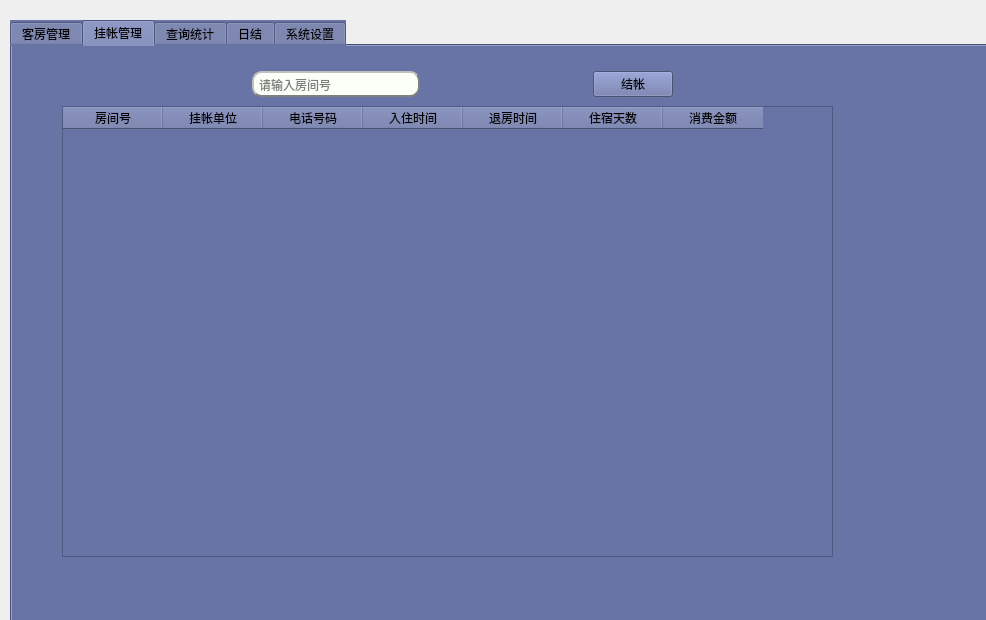
<?xml version="1.0" encoding="UTF-8"?>
<ui version="4.0">
 <class>mainwindow</class>
 <widget class="QWidget" name="mainwindow">
  <property name="geometry">
   <rect>
    <x>0</x>
    <y>0</y>
    <width>986</width>
    <height>620</height>
   </rect>
  </property>
  <property name="windowTitle">
   <string>Form</string>
  </property>
  <property name="styleSheet">
   <string notr="true"/>
  </property>
  <widget class="QTabWidget" name="Tab">
   <property name="enabled">
    <bool>true</bool>
   </property>
   <property name="geometry">
    <rect>
     <x>10</x>
     <y>20</y>
     <width>991</width>
     <height>621</height>
    </rect>
   </property>
   <property name="minimumSize">
    <size>
     <width>400</width>
     <height>400</height>
    </size>
   </property>
   <property name="maximumSize">
    <size>
     <width>1000</width>
     <height>1000</height>
    </size>
   </property>
   <property name="styleSheet">
    <string notr="true">background-color: rgb(104, 115, 166);
</string>
   </property>
   <property name="currentIndex">
    <number>1</number>
   </property>
   <widget class="QWidget" name="tab_2">
    <property name="styleSheet">
     <string notr="true">QPushButton{
	color:rgb(233, 236, 243);
    min-height:20;
    border-style:solid;
    border-top-left-radius:2px;
    border-top-right-radius:2px;
    background: qlineargradient(x1: 0, y1: 0, x2: 0, y2: 1, stop:0 rgb(226,236,241),stop: 0.3 rgb(33,184,150),stop: 1 rgb(29,170,140));
    border:1px;
    border-radius:10px;padding:2px 4px;/*border-radius控制圆角大小*/}
QPushButton:hover{  /*鼠标放上后*/
    color:rgb(233, 236, 243);
    min-height:20;
    border-style:solid;
    border-top-left-radius:2px;
    border-top-right-radius:2px;
    background: qlineargradient(x1: 0, y1: 0, x2: 0, y2: 1, stop:0 rgb(226,236,241),stop: 0.3 rgb(37,189,252),stop: 1 rgb(32,170,240));
    border:1px;
    border-radius:10px;padding:2px 4px;}
QPushButton:pressed{ /*按下按钮后*/
    color:rgb(233, 236, 243);
    min-height:20;
    border-style:solid;
    border-top-left-radius:2px;
    border-top-right-radius:2px;
    background: qlineargradient(x1: 0, y1: 0, x2: 0, y2: 1, stop:0 rgb(226,236,241),stop: 0.3 rgb(38,190,255),stop: 1 rgb(33,184,240));
    border:1px;
    border-radius:10px;padding:2px 4px; };</string>
    </property>
    <attribute name="title">
     <string>客房管理</string>
    </attribute>
    <widget class="QTableWidget" name="controTableWidget">
     <property name="enabled">
      <bool>true</bool>
     </property>
     <property name="geometry">
      <rect>
       <x>10</x>
       <y>60</y>
       <width>921</width>
       <height>451</height>
      </rect>
     </property>
     <property name="editTriggers">
      <set>QAbstractItemView::AnyKeyPressed</set>
     </property>
     <property name="selectionMode">
      <enum>QAbstractItemView::ExtendedSelection</enum>
     </property>
     <property name="selectionBehavior">
      <enum>QAbstractItemView::SelectRows</enum>
     </property>
     <property name="textElideMode">
      <enum>Qt::ElideRight</enum>
     </property>
     <property name="showGrid">
      <bool>true</bool>
     </property>
     <property name="gridStyle">
      <enum>Qt::CustomDashLine</enum>
     </property>
     <property name="sortingEnabled">
      <bool>false</bool>
     </property>
     <attribute name="horizontalHeaderDefaultSectionSize">
      <number>180</number>
     </attribute>
     <attribute name="horizontalHeaderMinimumSectionSize">
      <number>30</number>
     </attribute>
     <attribute name="verticalHeaderDefaultSectionSize">
      <number>100</number>
     </attribute>
     <column>
      <property name="text">
       <string>房间图片</string>
      </property>
     </column>
     <column>
      <property name="text">
       <string>房间号</string>
      </property>
     </column>
     <column>
      <property name="text">
       <string>价格</string>
      </property>
     </column>
     <column>
      <property name="text">
       <string>类型</string>
      </property>
     </column>
     <column>
      <property name="text">
       <string>房间状态</string>
      </property>
     </column>
    </widget>
    <widget class="QWidget" name="layoutWidget">
     <property name="geometry">
      <rect>
       <x>210</x>
       <y>10</y>
       <width>461</width>
       <height>36</height>
      </rect>
     </property>
     <layout class="QHBoxLayout" name="horizontalLayout">
      <item>
       <widget class="QLineEdit" name="findEdit">
        <property name="styleSheet">
         <string notr="true">background-color: rgb(251, 255, 248);
border-style:outset;
border-width:2px;
border-radius:10px;
border-color:gray;
padding:3px;</string>
        </property>
        <property name="placeholderText">
         <string>请输入房间号</string>
        </property>
       </widget>
      </item>
      <item>
       <widget class="QPushButton" name="findBtn">
        <property name="text">
         <string>查询</string>
        </property>
       </widget>
      </item>
      <item>
       <spacer name="horizontalSpacer">
        <property name="orientation">
         <enum>Qt::Horizontal</enum>
        </property>
        <property name="sizeHint" stdset="0">
         <size>
          <width>138</width>
          <height>20</height>
         </size>
        </property>
       </spacer>
      </item>
      <item>
       <widget class="QPushButton" name="outBtn">
        <property name="text">
         <string>注销</string>
        </property>
       </widget>
      </item>
     </layout>
    </widget>
   </widget>
   <widget class="QWidget" name="tab_3">
    <property name="styleSheet">
     <string notr="true">QPushButton{
	color:rgb(233, 236, 243);
    min-height:20;
    border-style:solid;
    border-top-left-radius:2px;
    border-top-right-radius:2px;
    background: qlineargradient(x1: 0, y1: 0, x2: 0, y2: 1, stop:0 rgb(226,236,241),stop: 0.3 rgb(33,184,150),stop: 1 rgb(29,170,140));
    border:1px;
    border-radius:10px;padding:2px 4px;/*border-radius控制圆角大小*/}
QPushButton:hover{  /*鼠标放上后*/
    color:rgb(233, 236, 243);
    min-height:20;
    border-style:solid;
    border-top-left-radius:2px;
    border-top-right-radius:2px;
    background: qlineargradient(x1: 0, y1: 0, x2: 0, y2: 1, stop:0 rgb(226,236,241),stop: 0.3 rgb(37,189,252),stop: 1 rgb(32,170,240));
    border:1px;
    border-radius:10px;padding:2px 4px;}
QPushButton:pressed{ /*按下按钮后*/
    color:rgb(233, 236, 243);
    min-height:20;
    border-style:solid;
    border-top-left-radius:2px;
    border-top-right-radius:2px;
    background: qlineargradient(x1: 0, y1: 0, x2: 0, y2: 1, stop:0 rgb(226,236,241),stop: 0.3 rgb(38,190,255),stop: 1 rgb(33,184,240));
    border:1px;
    border-radius:10px;padding:2px 4px; };</string>
    </property>
    <attribute name="title">
     <string>挂帐管理</string>
    </attribute>
    <widget class="QTableWidget" name="debtTableWidgt">
     <property name="enabled">
      <bool>true</bool>
     </property>
     <property name="geometry">
      <rect>
       <x>50</x>
       <y>60</y>
       <width>771</width>
       <height>451</height>
      </rect>
     </property>
     <property name="sizeAdjustPolicy">
      <enum>QAbstractScrollArea::AdjustIgnored</enum>
     </property>
     <property name="autoScroll">
      <bool>true</bool>
     </property>
     <property name="selectionMode">
      <enum>QAbstractItemView::SingleSelection</enum>
     </property>
     <property name="selectionBehavior">
      <enum>QAbstractItemView::SelectRows</enum>
     </property>
     <property name="sortingEnabled">
      <bool>false</bool>
     </property>
     <attribute name="horizontalHeaderCascadingSectionResizes">
      <bool>false</bool>
     </attribute>
     <attribute name="verticalHeaderShowSortIndicator" stdset="0">
      <bool>false</bool>
     </attribute>
     <column>
      <property name="text">
       <string>房间号</string>
      </property>
     </column>
     <column>
      <property name="text">
       <string>挂帐单位</string>
      </property>
     </column>
     <column>
      <property name="text">
       <string>电话号码</string>
      </property>
     </column>
     <column>
      <property name="text">
       <string>入住时间</string>
      </property>
     </column>
     <column>
      <property name="text">
       <string>退房时间</string>
      </property>
     </column>
     <column>
      <property name="text">
       <string>住宿天数</string>
      </property>
     </column>
     <column>
      <property name="text">
       <string>消费金额</string>
      </property>
     </column>
    </widget>
    <widget class="QWidget" name="layoutWidget">
     <property name="geometry">
      <rect>
       <x>240</x>
       <y>20</y>
       <width>421</width>
       <height>36</height>
      </rect>
     </property>
     <layout class="QHBoxLayout" name="horizontalLayout_2">
      <item>
       <widget class="QLineEdit" name="findRoomDebtEdit">
        <property name="styleSheet">
         <string notr="true">background-color: rgb(251, 255, 248);
border-style:outset;
border-width:2px;
border-radius:10px;
border-color:gray;
padding:3px;</string>
        </property>
        <property name="placeholderText">
         <string>请输入房间号</string>
        </property>
       </widget>
      </item>
      <item>
       <spacer name="horizontalSpacer_3">
        <property name="orientation">
         <enum>Qt::Horizontal</enum>
        </property>
        <property name="sizeHint" stdset="0">
         <size>
          <width>98</width>
          <height>20</height>
         </size>
        </property>
       </spacer>
      </item>
      <item>
       <widget class="QPushButton" name="CheckoutButton">
        <property name="text">
         <string>结帐</string>
        </property>
       </widget>
      </item>
     </layout>
    </widget>
   </widget>
   <widget class="QWidget" name="tab_4">
    <property name="styleSheet">
     <string notr="true">QPushButton{
	color:rgb(233, 236, 243);
    min-height:20;
    border-style:solid;
    border-top-left-radius:2px;
    border-top-right-radius:2px;
    background: qlineargradient(x1: 0, y1: 0, x2: 0, y2: 1, stop:0 rgb(226,236,241),stop: 0.3 rgb(33,184,150),stop: 1 rgb(29,170,140));
    border:1px;
    border-radius:10px;padding:2px 4px;/*border-radius控制圆角大小*/}
QPushButton:hover{  /*鼠标放上后*/
    color:rgb(233, 236, 243);
    min-height:20;
    border-style:solid;
    border-top-left-radius:2px;
    border-top-right-radius:2px;
    background: qlineargradient(x1: 0, y1: 0, x2: 0, y2: 1, stop:0 rgb(226,236,241),stop: 0.3 rgb(37,189,252),stop: 1 rgb(32,170,240));
    border:1px;
    border-radius:10px;padding:2px 4px;}
QPushButton:pressed{ /*按下按钮后*/
    color:rgb(233, 236, 243);
    min-height:20;
    border-style:solid;
    border-top-left-radius:2px;
    border-top-right-radius:2px;
    background: qlineargradient(x1: 0, y1: 0, x2: 0, y2: 1, stop:0 rgb(226,236,241),stop: 0.3 rgb(38,190,255),stop: 1 rgb(33,184,240));
    border:1px;
    border-radius:10px;padding:2px 4px; };</string>
    </property>
    <attribute name="title">
     <string>查询统计</string>
    </attribute>
    <widget class="QTableWidget" name="statisticsTableWidget">
     <property name="geometry">
      <rect>
       <x>150</x>
       <y>80</y>
       <width>731</width>
       <height>411</height>
      </rect>
     </property>
     <property name="selectionMode">
      <enum>QAbstractItemView::SingleSelection</enum>
     </property>
     <property name="selectionBehavior">
      <enum>QAbstractItemView::SelectRows</enum>
     </property>
     <column>
      <property name="text">
       <string>房间号</string>
      </property>
     </column>
     <column>
      <property name="text">
       <string>房间类型</string>
      </property>
     </column>
     <column>
      <property name="text">
       <string>用户姓名</string>
      </property>
     </column>
     <column>
      <property name="text">
       <string>消费金额</string>
      </property>
     </column>
     <column>
      <property name="text">
       <string>开始时间</string>
      </property>
     </column>
     <column>
      <property name="text">
       <string>结束时间</string>
      </property>
     </column>
    </widget>
    <widget class="QWidget" name="layoutWidget">
     <property name="geometry">
      <rect>
       <x>30</x>
       <y>120</y>
       <width>95</width>
       <height>318</height>
      </rect>
     </property>
     <layout class="QVBoxLayout" name="verticalLayout">
      <item>
       <spacer name="verticalSpacer_3">
        <property name="orientation">
         <enum>Qt::Vertical</enum>
        </property>
        <property name="sizeHint" stdset="0">
         <size>
          <width>20</width>
          <height>40</height>
         </size>
        </property>
       </spacer>
      </item>
      <item>
       <widget class="QPushButton" name="BookButton">
        <property name="text">
         <string>预订房查询</string>
        </property>
       </widget>
      </item>
      <item>
       <spacer name="verticalSpacer">
        <property name="orientation">
         <enum>Qt::Vertical</enum>
        </property>
        <property name="sizeHint" stdset="0">
         <size>
          <width>20</width>
          <height>58</height>
         </size>
        </property>
       </spacer>
      </item>
      <item>
       <widget class="QPushButton" name="AccommodationButton">
        <property name="text">
         <string>住宿查询</string>
        </property>
       </widget>
      </item>
      <item>
       <spacer name="verticalSpacer_2">
        <property name="orientation">
         <enum>Qt::Vertical</enum>
        </property>
        <property name="sizeHint" stdset="0">
         <size>
          <width>20</width>
          <height>40</height>
         </size>
        </property>
       </spacer>
      </item>
      <item>
       <widget class="QPushButton" name="RetreatButton">
        <property name="text">
         <string>退宿查询 </string>
        </property>
       </widget>
      </item>
      <item>
       <spacer name="verticalSpacer_4">
        <property name="orientation">
         <enum>Qt::Vertical</enum>
        </property>
        <property name="sizeHint" stdset="0">
         <size>
          <width>20</width>
          <height>40</height>
         </size>
        </property>
       </spacer>
      </item>
     </layout>
    </widget>
   </widget>
   <widget class="QWidget" name="tab_5">
    <property name="styleSheet">
     <string notr="true">QPushButton{
	color:rgb(233, 236, 243);
    min-height:20;
    border-style:solid;
    border-top-left-radius:2px;
    border-top-right-radius:2px;
    background: qlineargradient(x1: 0, y1: 0, x2: 0, y2: 1, stop:0 rgb(226,236,241),stop: 0.3 rgb(33,184,150),stop: 1 rgb(29,170,140));
    border:1px;
    border-radius:10px;padding:2px 4px;/*border-radius控制圆角大小*/}
QPushButton:hover{  /*鼠标放上后*/
    color:rgb(233, 236, 243);
    min-height:20;
    border-style:solid;
    border-top-left-radius:2px;
    border-top-right-radius:2px;
    background: qlineargradient(x1: 0, y1: 0, x2: 0, y2: 1, stop:0 rgb(226,236,241),stop: 0.3 rgb(37,189,252),stop: 1 rgb(32,170,240));
    border:1px;
    border-radius:10px;padding:2px 4px;}
QPushButton:pressed{ /*按下按钮后*/
    color:rgb(233, 236, 243);
    min-height:20;
    border-style:solid;
    border-top-left-radius:2px;
    border-top-right-radius:2px;
    background: qlineargradient(x1: 0, y1: 0, x2: 0, y2: 1, stop:0 rgb(226,236,241),stop: 0.3 rgb(38,190,255),stop: 1 rgb(33,184,240));
    border:1px;
    border-radius:10px;padding:2px 4px; };</string>
    </property>
    <attribute name="title">
     <string>日结</string>
    </attribute>
    <widget class="QTableWidget" name="dayCheckoutTableWidget">
     <property name="geometry">
      <rect>
       <x>100</x>
       <y>70</y>
       <width>761</width>
       <height>421</height>
      </rect>
     </property>
     <property name="selectionMode">
      <enum>QAbstractItemView::SingleSelection</enum>
     </property>
     <property name="selectionBehavior">
      <enum>QAbstractItemView::SelectRows</enum>
     </property>
     <column>
      <property name="text">
       <string>房间号</string>
      </property>
     </column>
     <column>
      <property name="text">
       <string>用户名</string>
      </property>
     </column>
     <column>
      <property name="text">
       <string>入住时间</string>
      </property>
     </column>
     <column>
      <property name="text">
       <string>退房时间</string>
      </property>
     </column>
     <column>
      <property name="text">
       <string>房间类型</string>
      </property>
     </column>
     <column>
      <property name="text">
       <string>消费金额</string>
      </property>
     </column>
    </widget>
    <widget class="QWidget" name="layoutWidget">
     <property name="geometry">
      <rect>
       <x>320</x>
       <y>20</y>
       <width>461</width>
       <height>36</height>
      </rect>
     </property>
     <layout class="QHBoxLayout" name="horizontalLayout_3">
      <item>
       <widget class="QLineEdit" name="findRoomIdEdit">
        <property name="styleSheet">
         <string notr="true">background-color: rgb(251, 255, 248);
border-style:outset;
border-width:2px;
border-radius:10px;
border-color:gray;
padding:3px;</string>
        </property>
        <property name="placeholderText">
         <string>请输入房间号</string>
        </property>
       </widget>
      </item>
      <item>
       <widget class="QPushButton" name="findRoomIdEdit_2">
        <property name="text">
         <string>查询</string>
        </property>
       </widget>
      </item>
      <item>
       <spacer name="horizontalSpacer_2">
        <property name="orientation">
         <enum>Qt::Horizontal</enum>
        </property>
        <property name="sizeHint" stdset="0">
         <size>
          <width>138</width>
          <height>20</height>
         </size>
        </property>
       </spacer>
      </item>
     </layout>
    </widget>
   </widget>
   <widget class="QWidget" name="tab_6">
    <property name="styleSheet">
     <string notr="true">QPushButton{
	color:rgb(233, 236, 243);
    min-height:20;
    border-style:solid;
    border-top-left-radius:2px;
    border-top-right-radius:2px;
    background: qlineargradient(x1: 0, y1: 0, x2: 0, y2: 1, stop:0 rgb(226,236,241),stop: 0.3 rgb(33,184,150),stop: 1 rgb(29,170,140));
    border:1px;
    border-radius:10px;padding:2px 4px;/*border-radius控制圆角大小*/}
QPushButton:hover{  /*鼠标放上后*/
    color:rgb(233, 236, 243);
    min-height:20;
    border-style:solid;
    border-top-left-radius:2px;
    border-top-right-radius:2px;
    background: qlineargradient(x1: 0, y1: 0, x2: 0, y2: 1, stop:0 rgb(226,236,241),stop: 0.3 rgb(37,189,252),stop: 1 rgb(32,170,240));
    border:1px;
    border-radius:10px;padding:2px 4px;}
QPushButton:pressed{ /*按下按钮后*/
    color:rgb(233, 236, 243);
    min-height:20;
    border-style:solid;
    border-top-left-radius:2px;
    border-top-right-radius:2px;
    background: qlineargradient(x1: 0, y1: 0, x2: 0, y2: 1, stop:0 rgb(226,236,241),stop: 0.3 rgb(38,190,255),stop: 1 rgb(33,184,240));
    border:1px;
    border-radius:10px;padding:2px 4px; };</string>
    </property>
    <attribute name="title">
     <string>系统设置</string>
    </attribute>
    <widget class="QPushButton" name="InitializationButton">
     <property name="geometry">
      <rect>
       <x>110</x>
       <y>430</y>
       <width>88</width>
       <height>34</height>
      </rect>
     </property>
     <property name="text">
      <string>初始化数据库</string>
     </property>
    </widget>
    <widget class="QTableWidget" name="systemTableWidet">
     <property name="geometry">
      <rect>
       <x>110</x>
       <y>40</y>
       <width>511</width>
       <height>361</height>
      </rect>
     </property>
     <property name="selectionMode">
      <enum>QAbstractItemView::SingleSelection</enum>
     </property>
     <property name="selectionBehavior">
      <enum>QAbstractItemView::SelectRows</enum>
     </property>
     <column>
      <property name="text">
       <string>工号</string>
      </property>
     </column>
     <column>
      <property name="text">
       <string>姓名</string>
      </property>
     </column>
     <column>
      <property name="text">
       <string>职位</string>
      </property>
     </column>
     <column>
      <property name="text">
       <string>电话号码</string>
      </property>
     </column>
    </widget>
    <widget class="QPushButton" name="ChangePasswordButton">
     <property name="geometry">
      <rect>
       <x>490</x>
       <y>430</y>
       <width>88</width>
       <height>34</height>
      </rect>
     </property>
     <property name="text">
      <string>修改密码</string>
     </property>
    </widget>
    <widget class="QWidget" name="layoutWidget">
     <property name="geometry">
      <rect>
       <x>661</x>
       <y>71</y>
       <width>241</width>
       <height>361</height>
      </rect>
     </property>
     <layout class="QGridLayout" name="gridLayout">
      <item row="0" column="0">
       <widget class="QLabel" name="label">
        <property name="text">
         <string>    工号：</string>
        </property>
       </widget>
      </item>
      <item row="0" column="1">
       <widget class="QLineEdit" name="workIdEdit"/>
      </item>
      <item row="1" column="0">
       <widget class="QLabel" name="label_2">
        <property name="text">
         <string>    姓名:</string>
        </property>
       </widget>
      </item>
      <item row="1" column="1">
       <widget class="QLineEdit" name="nameEdit"/>
      </item>
      <item row="2" column="0">
       <widget class="QLabel" name="label_3">
        <property name="text">
         <string>电话号码:</string>
        </property>
       </widget>
      </item>
      <item row="2" column="1">
       <widget class="QLineEdit" name="phoneNum"/>
      </item>
      <item row="3" column="0">
       <widget class="QLabel" name="label_4">
        <property name="text">
         <string>   密码:</string>
        </property>
       </widget>
      </item>
      <item row="3" column="1">
       <widget class="QLineEdit" name="pawEdit">
        <property name="echoMode">
         <enum>QLineEdit::Password</enum>
        </property>
       </widget>
      </item>
      <item row="4" column="0">
       <widget class="QLabel" name="label_5">
        <property name="text">
         <string>确认密码:</string>
        </property>
       </widget>
      </item>
      <item row="4" column="1">
       <widget class="QLineEdit" name="btnEdit">
        <property name="echoMode">
         <enum>QLineEdit::Password</enum>
        </property>
       </widget>
      </item>
      <item row="5" column="0">
       <widget class="QPushButton" name="pushButton">
        <property name="text">
         <string>确定修改</string>
        </property>
       </widget>
      </item>
      <item row="5" column="1">
       <widget class="QPushButton" name="pushButton_2">
        <property name="text">
         <string>取消</string>
        </property>
       </widget>
      </item>
     </layout>
    </widget>
   </widget>
  </widget>
 </widget>
 <resources/>
 <connections/>
</ui>
